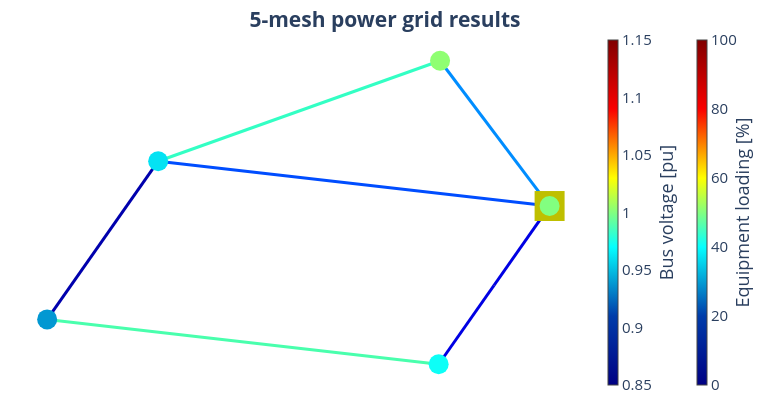

Notebook source saved alongside this figure:
### Markdown cell above
We can visualize the result using the following functions:

### Code cell
pp_plot.plot_powerflow_result(net=net, plot_title="5-mesh power grid results", filename="5-mesh_grid_pp_result")
net.res_bus

### Figure 1 — Plotly figure (JSON) as saved in the notebook; plotly's stock layout.template omitted (floating-point values rounded to 4 significant figures)
{"data": [{"hoverinfo": "text", "legendgroup": "lines", "line": {"color": "rgb(0.0,0.0,227.49999999999997)", "width": 3}, "mode": "lines", "name": "lines", "showlegend": true, "text": "line_0<br>Loading: 9.0 %", "type": "scatter", "x": [0.7571, 0.5921, 0.427], "y": [-0.01449, -0.597, -1.18]}, {"hoverinfo": "text", "legendgroup": "lines", "line": {"color": "rgb(0.0,76.5,255.0)", "width": 3}, "mode": "lines", "name": "lines", "showlegend": false, "text": "line_1<br>Loading: 20.1 %", "type": "scatter", "x": [0.7571, 0.1748, -0.4075], "y": [-0.01449, 0.1505, 0.3155]}, {"hoverinfo": "text", "legendgroup": "lines", "line": {"color": "rgb(0.0,140.5,255.0)", "width": 3}, "mode": "lines", "name": "lines", "showlegend": false, "text": "line_2<br>Loading: 26.2 %", "type": "scatter", "x": [0.7571, 0.5941, 0.4312], "y": [-0.01449, 0.5204, 1.055]}, {"hoverinfo": "text", "legendgroup": "lines", "line": {"color": "rgb(73.38709677419354,255.0,173.38709677419354)", "width": 3}, "mode": "lines", "name": "lines", "showlegend": false, "text": "line_3<br>Loading: 44.1 %", "type": "scatter", "x": [0.427, -0.1554, -0.7378], "y": [-1.18, -1.015, -0.8495]}, {"hoverinfo": "text", "legendgroup": "lines", "line": {"color": "rgb(0.0,0.0,172.95454545454544)", "width": 3}, "mode": "lines", "name": "lines", "showlegend": false, "text": "line_4<br>Loading: 4.3 %", "type": "scatter", "x": [-0.7378, -0.5726, -0.4075], "y": [-0.8495, -0.267, 0.3155]}, {"hoverinfo": "text", "legendgroup": "lines", "line": {"color": "rgb(50.80645161290322,255.0,195.96774193548387)", "width": 3}, "mode": "lines", "name": "lines", "showlegend": false, "text": "line_5<br>Loading: 41.1 %", "type": "scatter", "x": [-0.4075, 0.01184, 0.4312], "y": [0.3155, 0.6854, 1.055]}, {"marker": {"cmax": 100, "cmin": 0, "color": "rgb(255,255,255)", "colorbar": {"thickness": 10, "title": {"side": "right", "text": "Equipment loading [%]"}, "x": 1.15}, "colorscale": [[0, "rgb(0,0,131)"], [0.2, "rgb(0,60,170)"], [0.4, "rgb(5,255,255)"], [0.6, "rgb(255,255,0)"], [0.8, "rgb(250,0,0)"], [1, "rgb(128,0,0)"]], "opacity": 0, "size": 0}, "mode": "markers", "type": "scatter", "x": [0.7571], "y": [-0.01449]}, {"hoverinfo": "text", "legendgroup": "lines", "marker": {"color": "rgb(128, 128, 128)", "size": 1, "symbol": "circle"}, "mode": "markers", "name": "edge_center", "showlegend": false, "text": ["line_0<br>Loading: 9.0 %", "line_1<br>Loading: 20.1 %", "line_2<br>Loading: 26.2 %", "line_3<br>Loading: 44.1 %", "line_4<br>Loading: 4.3 %", "line_5<br>Loading: 41.1 %"], "type": "scatter", "x": [0.5921], "y": [-0.597]}, {"hoverinfo": "text", "marker": {"color": "rgb(191, 191, 0)", "size": 30, "symbol": "square"}, "mode": "markers", "name": "Ext grid", "text": ["ext_grid_0"], "type": "scatter", "x": [0.7571], "y": [-0.01449]}, {"hoverinfo": "text", "marker": {"cmax": 1.15, "cmin": 0.85, "color": [1, 0.9719, 0.9384, 0.9612, 1.003], "colorbar": {"thickness": 10, "title": {"side": "right", "text": "Bus voltage [pu]"}, "x": 1}, "colorscale": [[0, "rgb(0,0,131)"], [0.2, "rgb(0,60,170)"], [0.4, "rgb(5,255,255)"], [0.6, "rgb(255,255,0)"], [0.8, "rgb(250,0,0)"], [1, "rgb(128,0,0)"]], "size": 20, "symbol": "circle"}, "mode": "markers", "name": "buses", "text": ["bus_1<br>V: 1.0 pu", "bus_2<br>V: 0.972 pu", "bus_3<br>V: 0.938 pu", "bus_4<br>V: 0.961 pu", "bus_5<br>V: 1.003 pu"], "type": "scatter", "x": [0.7571, 0.427, -0.7378, -0.4075, 0.4312], "y": [-0.01449, -1.18, -0.8495, 0.3155, 1.055]}], "layout": {"font": {"size": 15}, "height": 400, "hovermode": "closest", "legend": {"font": {"size": 12}, "itemsizing": "constant"}, "margin": {"b": 5, "l": 5, "r": 5, "t": 30}, "paper_bgcolor": "white", "plot_bgcolor": "white", "showlegend": false, "title": {"text": "<b>5-mesh power grid results<b>", "x": 0.5, "xanchor": "center", "y": 0.97, "yanchor": "top"}, "width": 770, "xaxis": {"showgrid": false, "showticklabels": false, "tickfont": {"family": "Arial Black", "size": 12}, "title": {"font": {"size": 12}}, "zeroline": false}, "yaxis": {"showgrid": false, "showticklabels": false, "tickfont": {"family": "Arial Black", "size": 12}, "title": {"font": {"size": 12}}, "zeroline": false}}}
